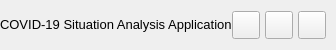
           <widget class="QFrame" name="contentTopBg">
            <property name="minimumSize">
             <size>
              <width>0</width>
              <height>50</height>
             </size>
            </property>
            <property name="maximumSize">
             <size>
              <width>16777215</width>
              <height>50</height>
             </size>
            </property>
            <property name="frameShape">
             <enum>QFrame::NoFrame</enum>
            </property>
            <property name="frameShadow">
             <enum>QFrame::Raised</enum>
            </property>
            <layout class="QHBoxLayout" name="horizontalLayout">
             <property name="spacing">
              <number>0</number>
             </property>
             <property name="leftMargin">
              <number>0</number>
             </property>
             <property name="topMargin">
              <number>0</number>
             </property>
             <property name="rightMargin">
              <number>10</number>
             </property>
             <property name="bottomMargin">
              <number>0</number>
             </property>
             <item>
              <widget class="QFrame" name="leftBox">
               <property name="sizePolicy">
                <sizepolicy hsizetype="Expanding" vsizetype="Preferred">
                 <horstretch>0</horstretch>
                 <verstretch>0</verstretch>
                </sizepolicy>
               </property>
               <property name="frameShape">
                <enum>QFrame::NoFrame</enum>
               </property>
               <property name="frameShadow">
                <enum>QFrame::Raised</enum>
               </property>
               <layout class="QHBoxLayout" name="horizontalLayout_3">
                <property name="spacing">
                 <number>0</number>
                </property>
                <property name="leftMargin">
                 <number>0</number>
                </property>
                <property name="topMargin">
                 <number>0</number>
                </property>
                <property name="rightMargin">
                 <number>0</number>
                </property>
                <property name="bottomMargin">
                 <number>0</number>
                </property>
                <item>
                 <widget class="QLabel" name="titleRightInfo">
                  <property name="sizePolicy">
                   <sizepolicy hsizetype="Preferred" vsizetype="Expanding">
                    <horstretch>0</horstretch>
                    <verstretch>0</verstretch>
                   </sizepolicy>
                  </property>
                  <property name="maximumSize">
                   <size>
                    <width>16777215</width>
                    <height>45</height>
                   </size>
                  </property>
                  <property name="font">
                   <font>
                    <family>Segoe UI</family>
                    <pointsize>10</pointsize>
                    <weight>50</weight>
                    <italic>false</italic>
                    <bold>false</bold>
                   </font>
                  </property>
                  <property name="text">
                   <string>COVID-19 Situation Analysis Application</string>
                  </property>
                  <property name="alignment">
                   <set>Qt::AlignLeading|Qt::AlignLeft|Qt::AlignVCenter</set>
                  </property>
                 </widget>
                </item>
               </layout>
              </widget>
             </item>
             <item alignment="Qt::AlignRight">
              <widget class="QFrame" name="rightButtons">
               <property name="minimumSize">
                <size>
                 <width>0</width>
                 <height>28</height>
                </size>
               </property>
               <property name="frameShape">
                <enum>QFrame::NoFrame</enum>
               </property>
               <property name="frameShadow">
                <enum>QFrame::Raised</enum>
               </property>
               <layout class="QHBoxLayout" name="horizontalLayout_2">
                <property name="spacing">
                 <number>5</number>
                </property>
                <property name="leftMargin">
                 <number>0</number>
                </property>
                <property name="topMargin">
                 <number>0</number>
                </property>
                <property name="rightMargin">
                 <number>0</number>
                </property>
                <property name="bottomMargin">
                 <number>0</number>
                </property>
                <item>
                 <widget class="QPushButton" name="minimizeAppBtn">
                  <property name="minimumSize">
                   <size>
                    <width>28</width>
                    <height>28</height>
                   </size>
                  </property>
                  <property name="maximumSize">
                   <size>
                    <width>28</width>
                    <height>28</height>
                   </size>
                  </property>
                  <property name="cursor">
                   <cursorShape>PointingHandCursor</cursorShape>
                  </property>
                  <property name="toolTip">
                   <string>Minimize</string>
                  </property>
                  <property name="text">
                   <string/>
                  </property>
                  <property name="icon">
                   <iconset resource="../resources.qrc">
                    <normaloff>:/icons/images/icons/icon_minimize.png</normaloff>:/icons/images/icons/icon_minimize.png</iconset>
                  </property>
                  <property name="iconSize">
                   <size>
                    <width>20</width>
                    <height>20</height>
                   </size>
                  </property>
                 </widget>
                </item>
                <item>
                 <widget class="QPushButton" name="maximizeRestoreAppBtn">
                  <property name="minimumSize">
                   <size>
                    <width>28</width>
                    <height>28</height>
                   </size>
                  </property>
                  <property name="maximumSize">
                   <size>
                    <width>28</width>
                    <height>28</height>
                   </size>
                  </property>
                  <property name="font">
                   <font>
                    <family>Segoe UI</family>
                    <pointsize>10</pointsize>
                    <weight>50</weight>
                    <italic>false</italic>
                    <bold>false</bold>
                    <stylestrategy>PreferDefault</stylestrategy>
                   </font>
                  </property>
                  <property name="cursor">
                   <cursorShape>PointingHandCursor</cursorShape>
                  </property>
                  <property name="toolTip">
                   <string>Maximize</string>
                  </property>
                  <property name="text">
                   <string/>
                  </property>
                  <property name="icon">
                   <iconset resource="../resources.qrc">
                    <normaloff>:/icons/images/icons/icon_maximize.png</normaloff>:/icons/images/icons/icon_maximize.png</iconset>
                  </property>
                  <property name="iconSize">
                   <size>
                    <width>20</width>
                    <height>20</height>
                   </size>
                  </property>
                 </widget>
                </item>
                <item>
                 <widget class="QPushButton" name="closeAppBtn">
                  <property name="minimumSize">
                   <size>
                    <width>28</width>
                    <height>28</height>
                   </size>
                  </property>
                  <property name="maximumSize">
                   <size>
                    <width>28</width>
                    <height>28</height>
                   </size>
                  </property>
                  <property name="cursor">
                   <cursorShape>PointingHandCursor</cursorShape>
                  </property>
                  <property name="toolTip">
                   <string>Close</string>
                  </property>
                  <property name="text">
                   <string/>
                  </property>
                  <property name="icon">
                   <iconset resource="../resources.qrc">
                    <normaloff>:/icons/images/icons/icon_close.png</normaloff>:/icons/images/icons/icon_close.png</iconset>
                  </property>
                  <property name="iconSize">
                   <size>
                    <width>20</width>
                    <height>20</height>
                   </size>
                  </property>
                 </widget>
                </item>
               </layout>
              </widget>
             </item>
            </layout>
           </widget>
